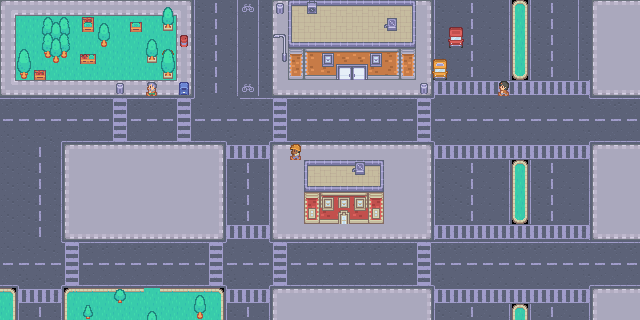

Tiled map render using the project's own tile images. Description and the map definition, with tile-layer contents summarised, below:
An orthogonal 40x20 tile map with 16x16 px tiles, 6 tile layers (streets, house, houseDecor, people, ...) and 27 objects.

<map version="1.2" tiledversion="1.2.4" orientation="orthogonal" renderorder="right-down" width="40" height="20" tilewidth="16" tileheight="16" infinite="0" nextlayerid="23" nextobjectid="36">
 <tileset firstgid="1" source="urban.tsx" />
 <layer id="1" name="streets" width="40" height="20">
  <data>[800 cells, 800 non-empty, 43 distinct tile ids]</data>
 </layer>
 <layer id="6" name="house" width="40" height="20">
  <data>[800 cells, 60 non-empty, 23 distinct tile ids]</data>
 </layer>
 <group id="18" name="Grupo 1">
  <layer id="19" name="houseDecor" width="40" height="20">
   <data>[800 cells, 17 non-empty, 10 distinct tile ids]</data>
  </layer>
 </group>
 <group id="20" name="Grupo 2">
  <layer id="4" name="people" width="40" height="20">
   <data>[800 cells, 4 non-empty, 4 distinct tile ids]</data>
  </layer>
  <layer id="21" name="trees" width="40" height="20">
   <data>[800 cells, 39 non-empty, 30 distinct tile ids]</data>
  </layer>
 </group>
 <objectgroup id="10" name="Collision">
  <object id="2" gid="301" x="176.061" y="304.606" width="16" height="16" />
  <object id="3" gid="301" x="176" y="318.364" width="16" height="16" />
  <object id="8" x="0" y="0" width="192" height="96" />
  <object id="9" x="112" y="96" width="16" height="48" />
  <object id="10" x="176" y="96" width="16" height="48" />
  <object id="12" x="64" y="144" width="160" height="96" />
  <object id="13" x="64" y="240" width="16" height="48" />
  <object id="14" x="208" y="240" width="16" height="48" />
  <object id="16" x="64" y="288" width="160" height="32" />
  <object id="17" x="0" y="288" width="16" height="32" />
  <object id="18" x="272" y="288" width="160" height="32" />
  <object id="19" x="272" y="144" width="160" height="96" />
  <object id="20" x="272" y="240" width="16" height="48" />
  <object id="21" x="416" y="240" width="16" height="48" />
  <object id="22" x="272" y="0" width="160" height="96" />
  <object id="23" x="272" y="96" width="16" height="48" />
  <object id="24" x="416" y="96" width="16" height="48" />
  <object id="25" x="224" y="144" width="48" height="16" />
  <object id="26" x="224" y="224" width="48" height="16" />
  <object id="27" x="224" y="288" width="48" height="16" />
  <object id="28" x="432" y="80" width="160" height="16" />
  <object id="29" x="592" y="0" width="48" height="96" />
  <object id="30" x="432" y="144" width="160" height="16" />
  <object id="31" x="592" y="144" width="48" height="96" />
  <object id="32" x="432" y="224" width="160" height="16" />
  <object id="33" x="432" y="288" width="160" height="16" />
  <object id="34" x="592" y="288" width="48" height="32" />
 </objectgroup>
 <layer id="11" name="walkable" width="40" height="20">
  <data>[800 cells, 0 non-empty, 0 distinct tile ids]</data>
 </layer>
</map>
